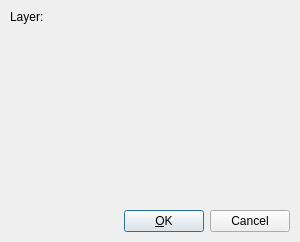
<ui version="4.0" >
 <author></author>
 <comment></comment>
 <exportmacro></exportmacro>
 <class>QG_DlgAttributes</class>
 <widget class="QDialog" name="QG_DlgAttributes" >
  <property name="geometry" >
   <rect>
    <x>0</x>
    <y>0</y>
    <width>300</width>
    <height>242</height>
   </rect>
  </property>
  <property name="sizePolicy" >
   <sizepolicy>
    <hsizetype>1</hsizetype>
    <vsizetype>1</vsizetype>
    <horstretch>0</horstretch>
    <verstretch>0</verstretch>
   </sizepolicy>
  </property>
  <property name="minimumSize" >
   <size>
    <width>300</width>
    <height>240</height>
   </size>
  </property>
  <property name="windowTitle" >
   <string>Attributes</string>
  </property>
  <layout class="QVBoxLayout" >
   <property name="margin" >
    <number>10</number>
   </property>
   <property name="spacing" >
    <number>6</number>
   </property>
   <item>
    <layout class="QHBoxLayout" >
     <property name="margin" >
      <number>0</number>
     </property>
     <property name="spacing" >
      <number>6</number>
     </property>
     <item>
      <layout class="QVBoxLayout" >
       <property name="margin" >
        <number>0</number>
       </property>
       <property name="spacing" >
        <number>6</number>
       </property>
       <item>
        <layout class="QHBoxLayout" >
         <property name="margin" >
          <number>0</number>
         </property>
         <property name="spacing" >
          <number>6</number>
         </property>
         <item>
          <widget class="QLabel" name="lLayer" >
           <property name="sizePolicy" >
            <sizepolicy>
             <hsizetype>5</hsizetype>
             <vsizetype>5</vsizetype>
             <horstretch>0</horstretch>
             <verstretch>0</verstretch>
            </sizepolicy>
           </property>
           <property name="text" >
            <string>Layer:</string>
           </property>
          </widget>
         </item>
         <item>
          <widget class="QG_LayerBox" name="cbLayer" />
         </item>
        </layout>
       </item>
       <item>
        <widget class="QG_WidgetPen" name="wPen" >
         <property name="sizePolicy" >
          <sizepolicy>
           <hsizetype>3</hsizetype>
           <vsizetype>3</vsizetype>
           <horstretch>0</horstretch>
           <verstretch>0</verstretch>
          </sizepolicy>
         </property>
        </widget>
       </item>
      </layout>
     </item>
    </layout>
   </item>
   <item>
    <layout class="QHBoxLayout" >
     <property name="margin" >
      <number>0</number>
     </property>
     <property name="spacing" >
      <number>6</number>
     </property>
     <item>
      <spacer>
       <property name="orientation" >
        <enum>Qt::Horizontal</enum>
       </property>
       <property name="sizeType" >
        <enum>QSizePolicy::Expanding</enum>
       </property>
       <property name="sizeHint" >
        <size>
         <width>40</width>
         <height>20</height>
        </size>
       </property>
      </spacer>
     </item>
     <item>
      <widget class="QPushButton" name="bOk" >
       <property name="text" >
        <string>&amp;OK</string>
       </property>
       <property name="shortcut" >
        <string>Alt+O</string>
       </property>
       <property name="default" >
        <bool>true</bool>
       </property>
      </widget>
     </item>
     <item>
      <widget class="QPushButton" name="bCancel" >
       <property name="text" >
        <string>Cancel</string>
       </property>
       <property name="shortcut" >
        <string>Esc</string>
       </property>
      </widget>
     </item>
    </layout>
   </item>
  </layout>
 </widget>
 <layoutdefault spacing="6" margin="11" />
 <pixmapfunction></pixmapfunction>
 <customwidgets>
  <customwidget>
   <class>QG_WidgetPen</class>
   <extends></extends>
   <header>qg_widgetpen.h</header>
   <container>0</container>
   <pixmap></pixmap>
  </customwidget>
  <customwidget>
   <class>QG_LayerBox</class>
   <extends></extends>
   <header>qg_layerbox.h</header>
   <container>0</container>
   <pixmap></pixmap>
  </customwidget>
 </customwidgets>
 <includes>
  <include location="local" >rs_pen.h</include>
  <include location="local" >qg_widgetpen.h</include>
  <include location="local" >rs_modification.h</include>
 </includes>
 <resources/>
 <connections>
  <connection>
   <sender>bOk</sender>
   <signal>clicked()</signal>
   <receiver>QG_DlgAttributes</receiver>
   <slot>accept()</slot>
   <hints>
    <hint type="sourcelabel" >
     <x>154</x>
     <y>165</y>
    </hint>
    <hint type="destinationlabel" >
     <x>149</x>
     <y>95</y>
    </hint>
   </hints>
  </connection>
  <connection>
   <sender>bCancel</sender>
   <signal>clicked()</signal>
   <receiver>QG_DlgAttributes</receiver>
   <slot>reject()</slot>
   <hints>
    <hint type="sourcelabel" >
     <x>245</x>
     <y>165</y>
    </hint>
    <hint type="destinationlabel" >
     <x>149</x>
     <y>95</y>
    </hint>
   </hints>
  </connection>
 </connections>
</ui>
